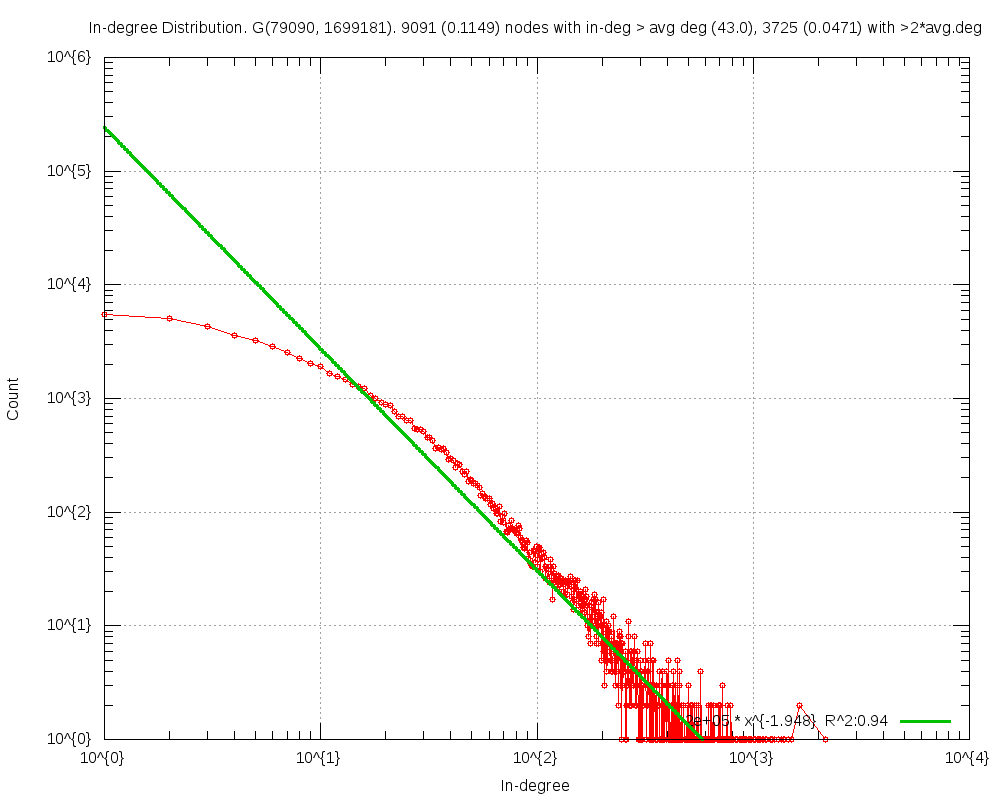

This figure's gnuplot source:
#
# In-degree Distribution. G(79090, 1699181). 9091 (0.1149) nodes with in-deg > avg deg (43.0), 3725 (0.0471) with >2*avg.deg (Tue Apr 29 16:38:11 2014)
#

set title "In-degree Distribution. G(79090, 1699181). 9091 (0.1149) nodes with in-deg > avg deg (43.0), 3725 (0.0471) with >2*avg.deg"
set key bottom right
set logscale xy 10
set format x "10^{%L}"
set mxtics 10
set format y "10^{%L}"
set mytics 10
set grid
set xlabel "In-degree"
set ylabel "Count"
set tics scale 2
set yrange[1.000000:]
set terminal png size 1000,800
set output 'inDeg.FRDG_TCL.png'
plot 	"inDeg.FRDG_TCL.tab" using 1:2 title "" with linespoints pt 6,\
	f1(x)=241924.231058*x**-1.947669, f1(x) title "2e+05 * x^{-1.948}  R^2:0.94" with lines linewidth 3
